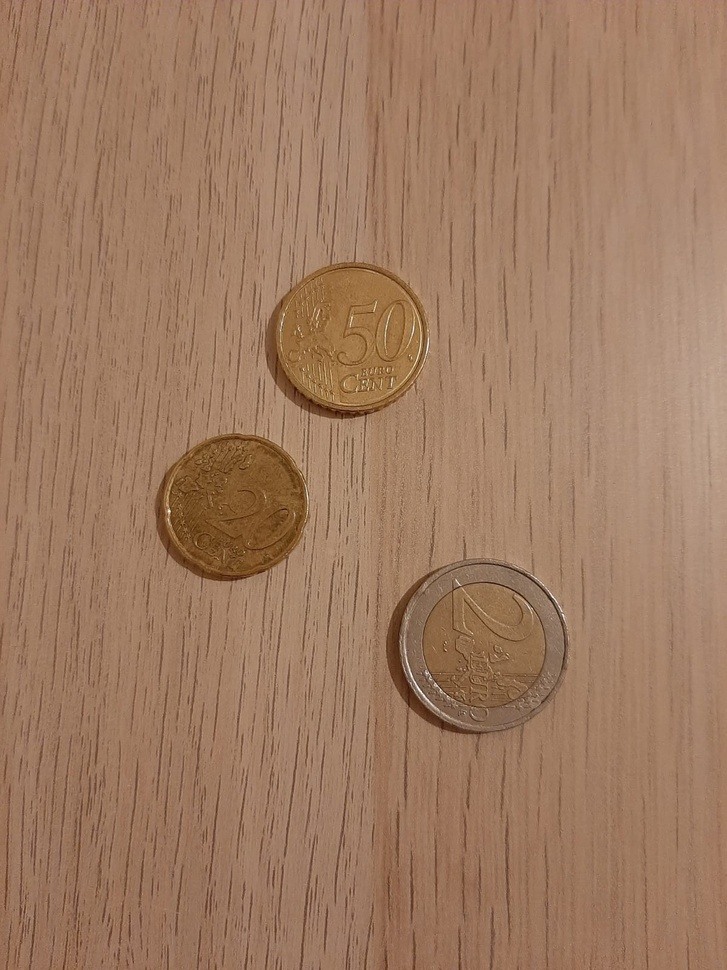
#> input picture data/origin_images/0.jpeg, 727 x 970 px, shrunk from 1200 x 1600 before the run, found by its file name
$ python test4.py
#> lines starting #> are read from the running program, lines starting #| are printed output that depends on the picture; after the words box and inside, x2 and y2 are one past the last pixel; in counts of white or black regions, pixels touching at a corner belong together
import numpy
import math
import cmath
import cv2

from scipy.ndimage import convolve,gaussian_filter
from  matplotlib.pyplot import *

t2 = cv2.imread(r"D:\COur\img_proj\0.jpeg")
#> t2 is the input picture: shape (970, 727, 3); mean B, G, R 96.9, 122.6, 158.5
thresh = cv2.cvtColor(t2, cv2.COLOR_BGR2GRAY)
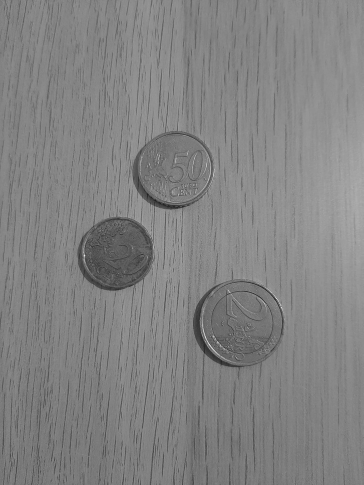
#> thresh: shape (970, 727) (shown at 1/2 size); min 19, max 252, mean 130.4
thresh = cv2.adaptiveThreshold(thresh, 255, cv2.ADAPTIVE_THRESH_MEAN_C, cv2.THRESH_BINARY_INV, 101, 0)
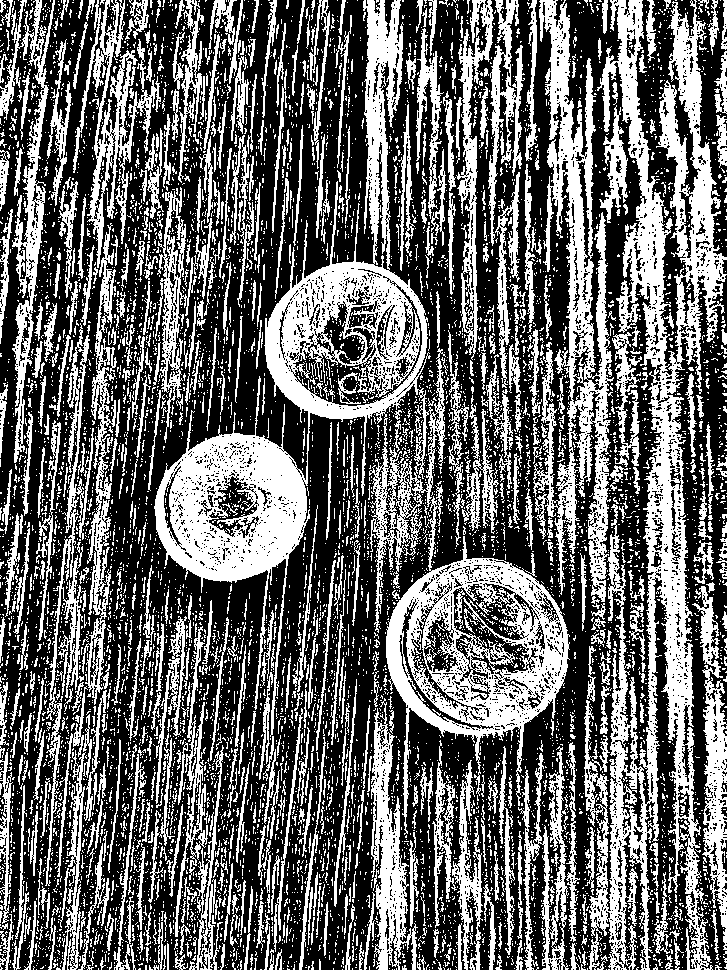
#> thresh: shape (970, 727); 40.3% white; 8178 white regions (7396 under 20 px), largest, box (x1, y1, x2, y2) and area: (584, 0, 727, 970) 41276, (154, 0, 446, 737) 39810, (386, 485, 570, 835) 17915
count, labels, stats, centroids = cv2.connectedComponentsWithStats(thresh)
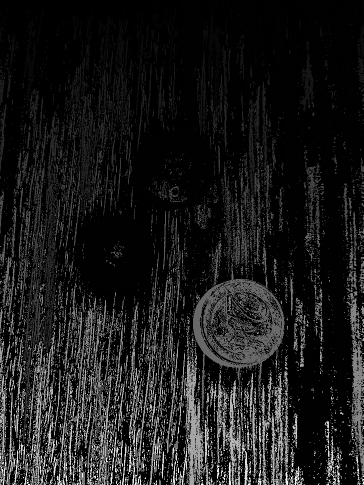
#> labels: shape (970, 727) int32 (shown at 1/2 size); min 0, max 8178, mean 852.6; drawn with min black and max white
#> count = 8179; centroids = 8179 pairs, first value 0 to 726, second value 0 to 969
for i in range(1,count):
    t2 = cv2.circle(t2, (int(centroids[i,0]), int(centroids[i,1])), 5, (0, 255, 0, 0), 5)
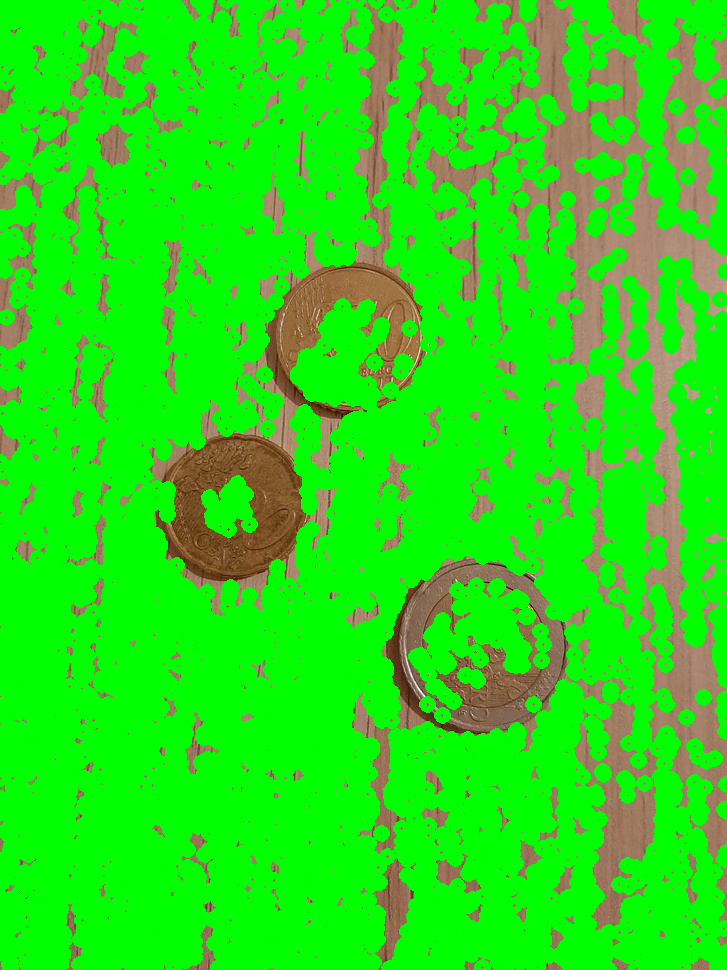
#> t2: shape (970, 727, 3); mean B, G, R 21.4, 223.2, 36.1

cv2.imshow('circles', thresh)
cv2.imshow('centers', t2)
cv2.waitKey()

"""
img = imread(r"D:\COur\img_proj\0.jpeg")
red = img[:,:,0]
green = img[:,:,1]
blue = img[:,:,2]
array=red*1.0
figure(figsize=(4,4))
imshow(array,cmap=cm.gray)


array = gaussian_filter(array,1)
sobelX = numpy.array([[-1,0,1],[-2,0,2],[-1,0,1]])
sobelY = numpy.array([[-1,-2,-1],[0,0,0],[1,2,1]])
derivX = convolve(array,sobelX)
derivY = convolve(array,sobelY)
gradient = derivX+derivY*1j
G = numpy.absolute(gradient)
theta = numpy.angle(gradient)

figure(figsize=(8,4))
f,(p1,p2)=subplots(ncols=2)
p1.imshow(derivX,cmap=cm.gray)
p2.imshow(derivY,cmap=cm.gray)

figure(figsize=(4,4))
imshow(G,cmap=cm.gray)

seuil = 0.23
s = G.shape
for i in range(s[0]):
    for j in range(s[1]):
        if G[i][j]<seuil:
            G[i][j] = 0.0
figure(figsize=(4,4))
imshow(G,cmap=cm.gray)

rect = G[1:100,1:100]
figure(figsize=(4,4))
matshow(rect,cmap=cm.gray)

Gmax = G.copy()

def interpolation(array,x,y):
    s = array.shape
    i = math.floor(x)
    j = math.floor(y)
    t = x-i
    u = y-j
    u1 = 1.0-u
    t1 = 1.0-t
    if j==s[0]-1:
        if i==s[1]-1:
            return array[j][i]
        return t*array[j][i]+t1*array[j+1][i]
    if i==s[1]-1:
        return u*array[j][i]+u1*array[j][i+1]
    return t1*u1*array[j][i]+t*u1*array[j][i+1]+\
           t*u*array[j+1][i+1]+t1*u*array[j+1][i]

for i in range(1,s[1]-1):
    for j in range(1,s[0]-1):
        if G[j][i]!=0:
            cos = math.cos(theta[j][i])
            sin = math.sin(theta[j][i])
            g1 = interpolation(G,i+cos,j+sin)
            g2 = interpolation(G,i-cos,j-sin)
            if (G[j][i]<g1) or (G[j][i]<g2):
                Gmax[j][i] = 0.0

figure(figsize=(6,6))
imshow(Gmax,cmap=cm.gray)

Gmax_2 = G.copy()
pi = math.pi
a = numpy.zeros(4)
a[0] = pi/8
for k in range(1,4):
    a[k] = a[k-1]+pi/4
for j in range(1,s[0]-1):
    for i in range(1,s[1]-1):
        if G[j][i]!=0:
            b = theta[j][i]
            if b>0:
                if (b<a[0]) or (b>a[3]):
                    g1 = G[j][i+1]
                    g2 = G[j][i+1]
                elif (b<a[1]):
                    g1 = G[j+1][i+1]
                    g2 = G[j-1][i-1]
                elif (b<a[2]):
                    g1 = G[j+1][i]
                    g2 = G[j-1][i]
                else:
                    g1 = G[j+1][i-1]
                    g2 = G[j-1][i+1]
            elif b<0:
                if (b<-a[3]):
                    g1 = G[j][i+1]
                    g2 = G[j][i-1]
                elif (b<-a[2]):
                    g1 = G[j-1][i-1]
                    g2 = G[j+1][i+1]
                elif (b<-a[1]):
                    g1 = G[j-1][i]
                    g2 = G[j+1][i]
                elif (b<-a[0]):
                    g1 = G[j-1][i+1]
                    g2 = G[j+1][i-1]
                else:
                    g1 = G[j][i+1]
                    g2 = G[j][i-1]
            if (G[j][i]<g1) or (G[j][i]<g2):
                Gmax_2[j][i] = 0.0


figure(figsize=(6,6))
imshow(Gmax_2,cmap=cm.gray)


Gfinal = Gmax.copy()
Gfinal_2 = Gmax_2.copy()
seuil = 0.2
for j in range(s[0]):
    for i in range(s[1]):
        if Gfinal[j][i]<seuil:
            Gfinal[j][i] = 0.0
        else:
            Gfinal[j][i] = 255.0
        if Gfinal_2[j][i]<seuil:
            Gfinal_2[j][i] = 0.0
        else:
            Gfinal_2[j][i] = 255.0
figure(figsize=(10,6))
f,(p1,p2)=subplots(ncols=2)
p1.imshow(Gfinal,cmap=cm.gray)
p2.imshow(Gfinal_2,cmap=cm.gray)
show()
"""

$ run again, with data/origin_images/1.jpeg copied over data/origin_images/0.jpeg
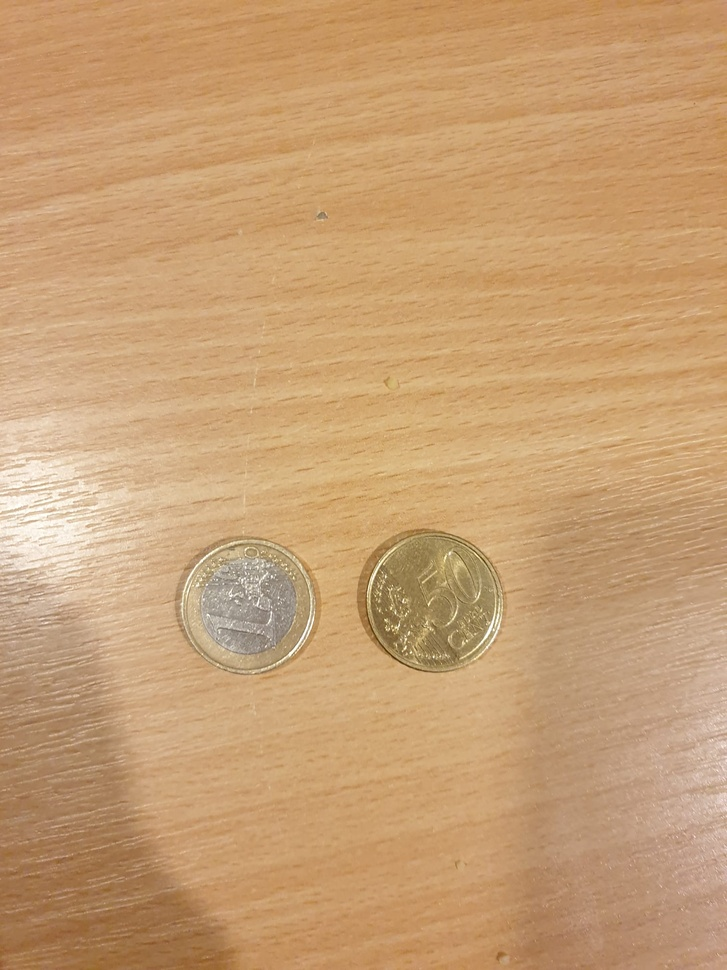
#> input picture data/origin_images/1.jpeg, 727 x 970 px, shrunk from 1512 x 2016 before the run, found by its file name
#> t2 is the input picture: shape (970, 727, 3); mean B, G, R 115.5, 159, 199
#> `count, labels, stats, centroids = cv2.connectedComponentsWithStats(thr..`:
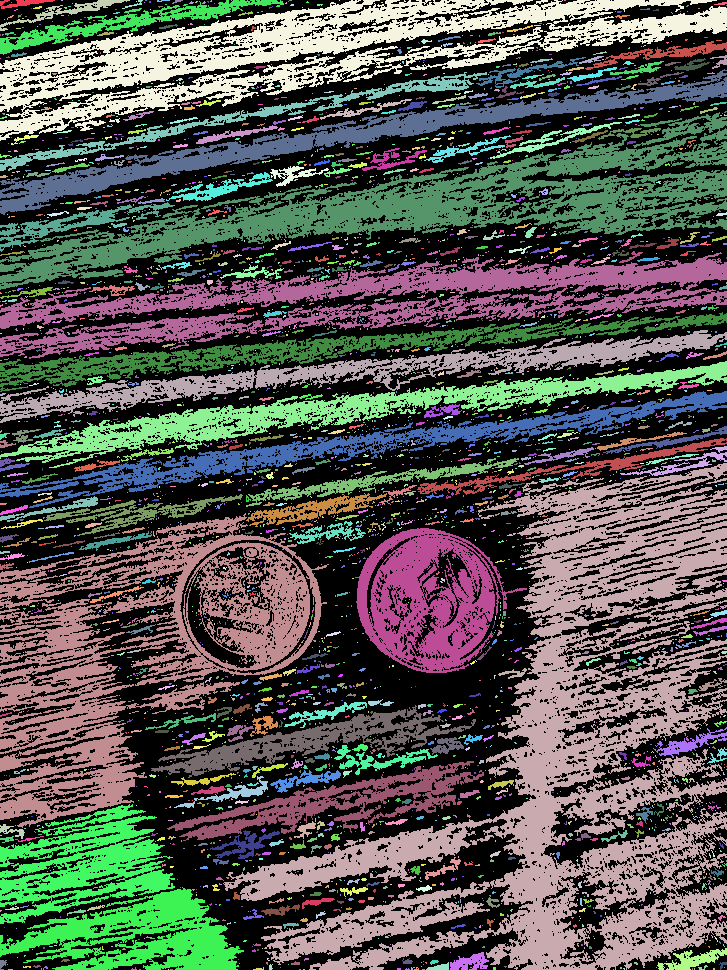
#> labels: shape (970, 727) int32; 3022 distinct labels, from 0 to 3021; one colour per label, 0 black
#> count = 3022; centroids = 3022 pairs, first value 0 to 726, second value 0 to 969
#> after the loop `for i in range(1,count):`:
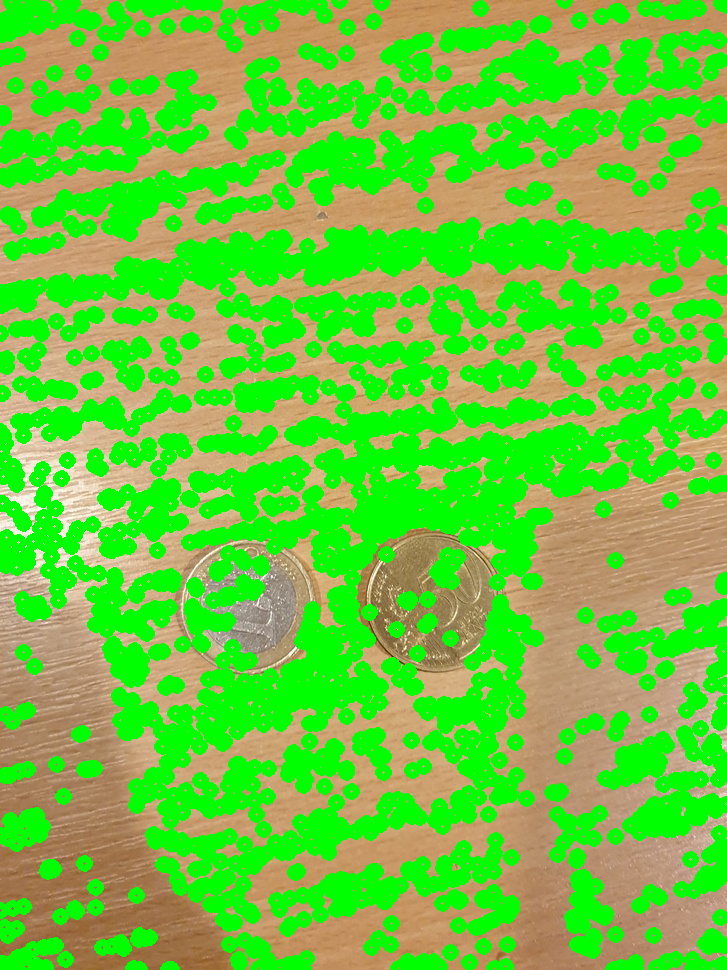
#> t2: shape (970, 727, 3); mean B, G, R 58.3, 202.1, 102.1

$ run again, with data/origin_images/10.jpeg copied over data/origin_images/0.jpeg
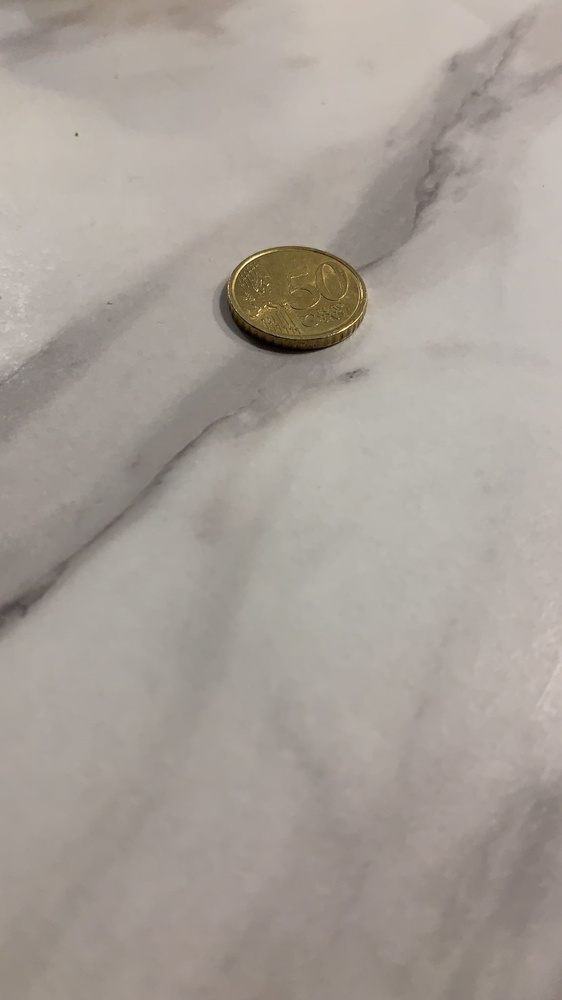
#> input picture data/origin_images/10.jpeg, 562 x 1000 px, shrunk from 1152 x 2048 before the run, found by its file name
#> t2 is the input picture: shape (1000, 562, 3); mean B, G, R 151.7, 159.2, 167.1
#> `count, labels, stats, centroids = cv2.connectedComponentsWithStats(thr..`:
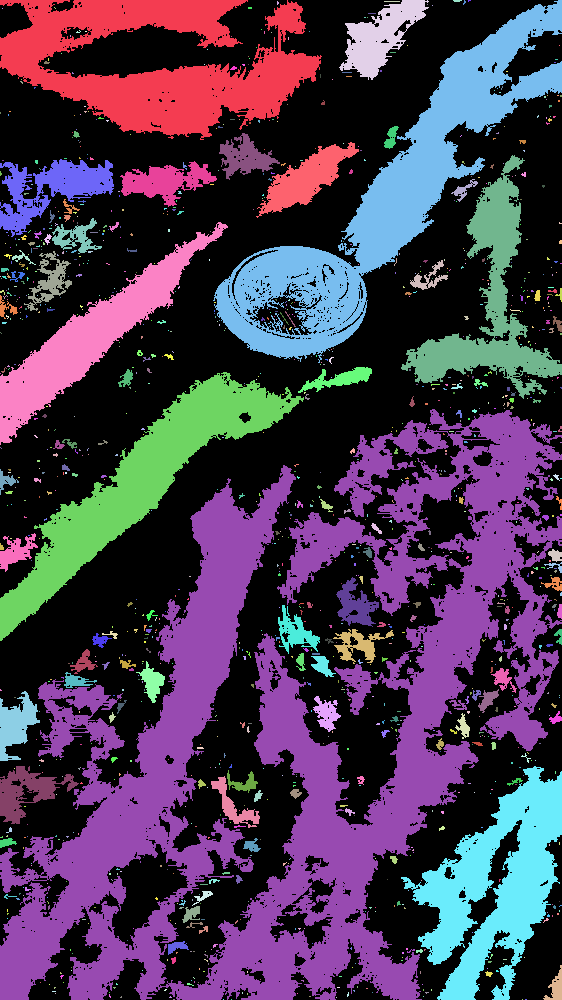
#> labels: shape (1000, 562) int32; 1210 distinct labels, from 0 to 1209; one colour per label, 0 black
#> count = 1210; stats = 1210 rows, first 6: [0, 0, 562, 1000, 301988], [0, 0, 322, 140, 23108], [277, 1, 2, 4, 6], [384, 1, 16, 1, 16], [339, 0, 90, 80, 3223], [453, 0, 9, 2, 15]; centroids = 1210 pairs, first value 0 to 560.7, second value 0.25 to 999
#> after the loop `for i in range(1,count):`:
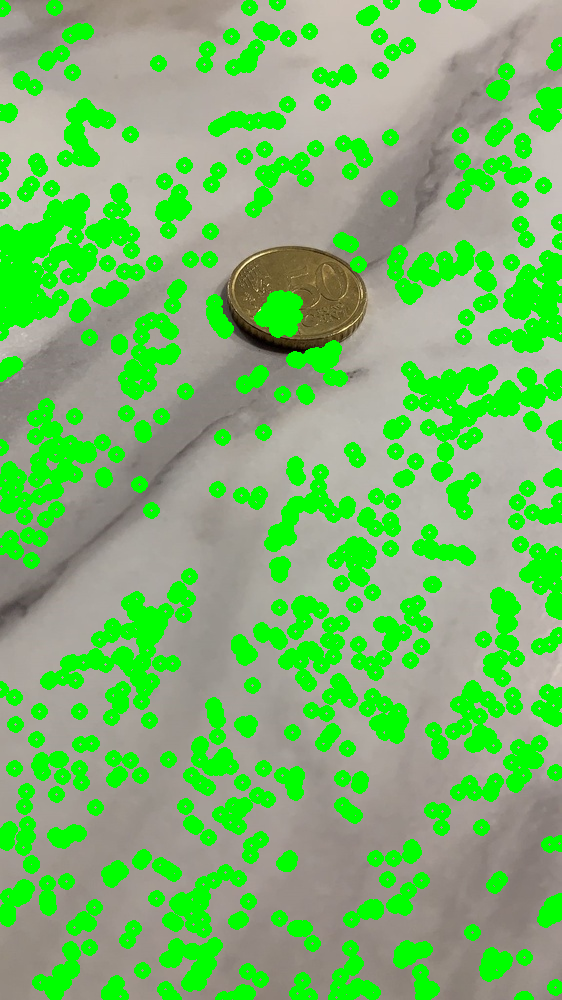
#> t2: shape (1000, 562, 3); mean B, G, R 109.1, 183.9, 120.5
